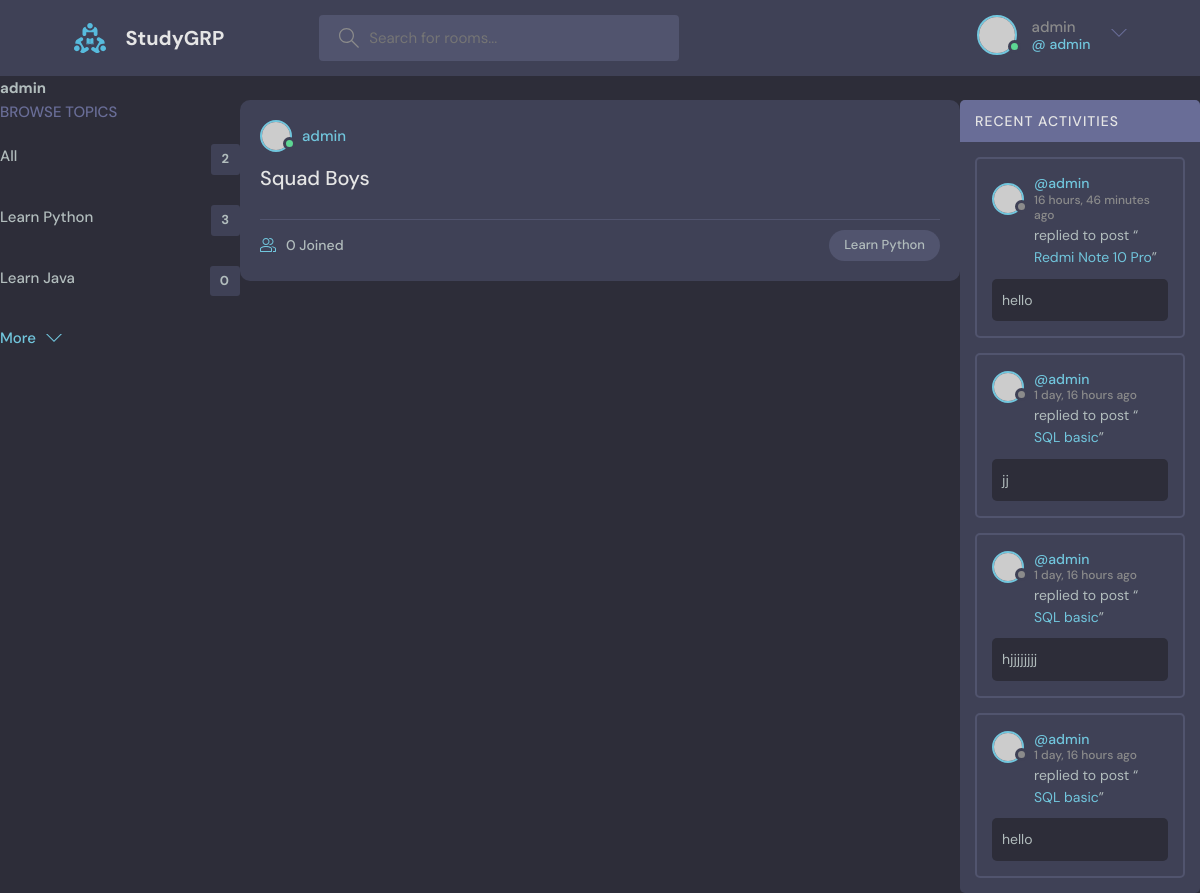
/profile/1/ (signed in), run on the app's committed database.
### base/models.py (models this page shows, shortened)
class Topic(models.Model):
    name=models.CharField(max_length=200)

class Room(models.Model):
    host=models.ForeignKey(User,on_delete=models.SET_NULL,null=True)
    topic=models.ForeignKey(Topic,on_delete=models.SET_NULL,null=True)
    participants = models.ManyToManyField(
        User, related_name='participants', blank=True)
    name=models.CharField(max_length=50)
    description=models.TextField(null=True,blank=True)
    updated_at=models.DateTimeField(auto_now=True)
    created_at=models.DateField(auto_now_add=True)
    class Meta:
        ordering=['-updated_at','-created_at']
    def __str__(self):
        return self.name

class message(models.Model):
    user=models.ForeignKey(User,on_delete=models.CASCADE)
    room=models.ForeignKey(Room,on_delete=models.CASCADE)
    body=models.TextField(max_length=200)
    updated_at=models.DateTimeField(auto_now=True)
    created_at=models.DateField(auto_now_add=True)
    class Meta:
        ordering=['-updated_at','-created_at']

### base/views.py (the view)
# urls.py: path('profile/<int:pk>/', views.userProfile, name="profile"),
def userProfile(request,pk):
    user=User.objects.get(id=pk)
    room=user.room_set.all()
    room_messages=user.message_set.all()
    topic=Topic.objects.all()
    context={'user':user,'room':room,'room_messages':room_messages,'topic':topic}
    return render(request,'base/profile.html',context)

### base/templates/base/profile.html (shortened to what this page needs)
{% extends 'main.html' %}
{% block content %}
<h1>{{user.username}}</h1>
<div class="profile-container">
    <div>
        {% include 'base/topic.html' %}
    </div>
    <div>
        {% include 'base/feed.html' %}
    </div>
    <div>
        {% include 'base/activity.html' %}
    </div>
</div>
{% endblock %}

### templates/navbar.html (shortened to what this page needs)
{% load static %}
<header class="header header--loggedIn">
    <div class="container">
      <a href="{% url 'home' %}" class="header__logo">
        <img src="{% static 'images/logo.svg' %}" />
        <h1>StudyGRP</h1>
      </a>
      <form class="header__search" method="GET" action="{% url 'home' %}">
        <label>
          <input name="q"  placeholder="Search for rooms..." />
        </label>
      </form>
      <nav class="header__menu">
        {% if request.user.is_authenticated %}
        <div class="header__user">
          <a href="profile.html">
            <div class="avatar avatar--medium active">
              <img src="https://randomuser.me/api/portraits/men/37.jpg" />
            </div>
            <p> {{request.user.username}} <span>@ {{request.user.username}}</span></p>
          </a>
          <button class="dropdown-button">
            <svg version="1.1" xmlns="http://www.w3.org/2000/svg" width="32" height="32" viewBox="0 0 32 32">
              <title>chevron-down</title>
              <path d="M16 21l-13-13h-3l16 16 16-16h-3l-13 13z"></path>
            </svg>
          </button>
        </div>
        {% endif %}
      </nav>
    </div>
  </header>

### base/templates/base/topic.html
<div class="topics">
  <div class="topics__header">
    <h2>Browse Topics</h2>
  </div>
  <ul class="topics__list">
    <li>
      <a href="{% url 'home' %} class="active">All <span>{{topic.count}}</span></a>
    </li>
    {% for topic in topic %}
    <li>
      <a href="{% url 'home' %}?q={{topic.name}}">{{topic.name}} <span>{{topic.room_set.all.count}}</span></a>
    </li>
    {% endfor %}
  </ul>
  <a class="btn btn--link" href="topics.html">
    More
    <svg version="1.1" xmlns="http://www.w3.org/2000/svg" width="32" height="32" viewBox="0 0 32 32">
      <title>chevron-down</title>
      <path d="M16 21l-13-13h-3l16 16 16-16h-3l-13 13z"></path>
    </svg>
  </a>
</div>

### base/templates/base/feed.html (shortened to what this page needs)
{% for room in room %}
<div class="roomListRoom">
  <div class="roomListRoom__header">
    <a href="#" class="roomListRoom__author">
      <div class="avatar avatar--small active">
        <img src="https://randomuser.me/api/portraits/men/11.jpg" />
      </div>
      <span>{{room.host.username}}</span>
    </a>
  </div>
  <div class="roomListRoom__content">
    <a href="{% url 'room' room.id %}">{{room.name}}</a>
  </div>
  <div class="roomListRoom__meta">
    <a href="{% url 'room' room.id %}" class="roomListRoom__joined">
      {{room.participants.all.count}} Joined
    </a>
    <p class="roomListRoom__topic">{{room.topic.name}}</p>
  </div>
</div>
{% endfor %}

### base/templates/base/activity.html
<div class="activities">
  <div class="activities__header">
    <h2>Recent Activities</h2>
  </div>
  {% for message in room_messages %}
  <div class="activities__box">
    <div class="activities__boxHeader roomListRoom__header">
      <a href="{% url 'profile' message.user.id %}" class="roomListRoom__author">
        <div class="avatar avatar--small">
          <img src="https://randomuser.me/api/portraits/women/11.jpg" />
        </div>
        <p>
          @{{message.user}}
          <span>{{message.created_at | timesince }} ago</span>
        </p>
      </a>
    </div>
    <div class="activities__boxContent">
      <p>
        replied to post “<a href="{% url 'room' message.room.id %}">{{message.room}}</a>”
      </p>
      <div class="activities__boxRoomContent">{{message.body}}</div>
    </div>
  </div>
  {% endfor %}
</div>

### base/templates/base/profile.html (style rules this page uses)
.profile-container { display: grid; grid-template-columns: 1fr 3fr 1fr ; }

### data on the page
Topic: name "Learn Python", room_set.all.count "3"
Topic: name "Learn Java", room_set.all.count "0"
Room: host.username "admin", name "Squad Boys", participants.all.count "0", topic.name "Learn Python"
message: user "admin", created_at "16 hours, 46 minutes", room "Redmi Note 10 Pro", body "hello"
message: user "admin", created_at "1 day, 16 hours", room "SQL basic", body "jj"
message: user "admin", created_at "1 day, 16 hours", room "SQL basic", body "hjjjjjjjj"
message: user "admin", created_at "1 day, 16 hours", room "SQL basic", body "hello"

### other printed values
{{ request.user.username }} "admin"
{{ user.username }} "admin"
{{ topic.count }} "2"
